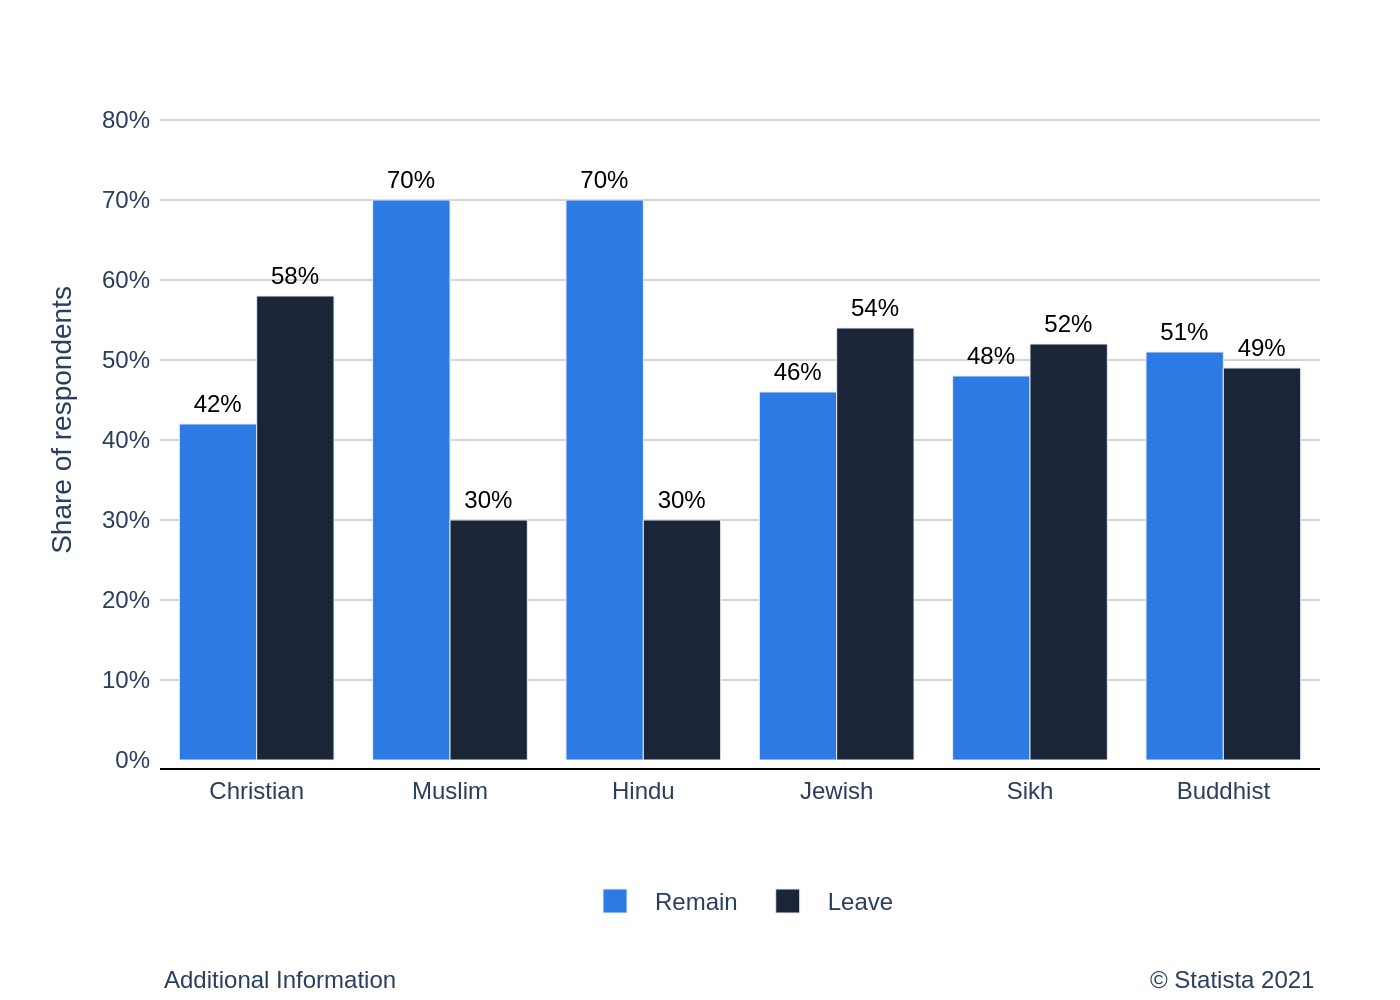

Write Python code to recreate this figure.
import sys
import json
import plotly.graph_objects as go
import os

if len(sys.argv) != 2:
    print("Usage: python script.py <path_to_json_file>")
    sys.exit(1)

json_path = sys.argv[1]

try:
    with open(json_path, 'r', encoding='utf-8') as f:
        chart_data = json.load(f)
except FileNotFoundError:
    print(f"Error: JSON file not found at {json_path}")
    sys.exit(1)
except json.JSONDecodeError:
    print(f"Error: Could not decode JSON from {json_path}")
    sys.exit(1)

fig = go.Figure()

categories = chart_data['chart_data']['categories']
series_data = chart_data['chart_data']['series']
colors = chart_data['colors']
texts = chart_data['texts']

for i, series in enumerate(series_data):
    fig.add_trace(go.Bar(
        x=categories,
        y=series['values'],
        name=series['name'],
        marker_color=colors[i],
        text=[f"{v}%" for v in series['values']],
        textposition='outside',
        textfont=dict(
            family="Arial",
            size=12,
            color='black'
        ),
        hoverinfo='skip'
    ))

title_text = ""
if texts.get('title'):
    title_text += texts['title']
if texts.get('subtitle'):
    title_text += f"<br><sub>{texts['subtitle']}</sub>"

fig.update_layout(
    barmode='group',
    font=dict(
        family="Arial",
        size=12
    ),
    title=dict(
        text=title_text,
        x=0.05,
        xanchor='left'
    ),
    xaxis=dict(
        title_text=texts.get('x_axis_title'),
        showline=True,
        linewidth=1,
        linecolor='black',
        tickfont=dict(size=12)
    ),
    yaxis=dict(
        title_text=texts.get('y_axis_title'),
        showgrid=True,
        gridcolor='lightgray',
        ticksuffix='%',
        range=[0, 85],
        tickfont=dict(size=12)
    ),
    legend=dict(
        orientation="h",
        yanchor="bottom",
        y=-0.25,
        xanchor="center",
        x=0.5
    ),
    plot_bgcolor='white',
    margin=dict(l=80, r=40, b=120, t=40, pad=4),
    annotations=[
        dict(
            showarrow=False,
            text=texts.get('note', ''),
            xref="paper",
            yref="paper",
            x=0,
            y=-0.35,
            xanchor='left',
            yanchor='bottom',
            font=dict(size=12)
        ),
        dict(
            showarrow=False,
            text=texts.get('source', ''),
            xref="paper",
            yref="paper",
            x=1,
            y=-0.35,
            xanchor='right',
            yanchor='bottom',
            font=dict(size=12)
        )
    ]
)

base_filename = os.path.splitext(os.path.basename(json_path))[0]
output_filename = f"{base_filename}.png"

fig.write_image(output_filename, scale=2)
print(f"Chart saved as {output_filename}")
